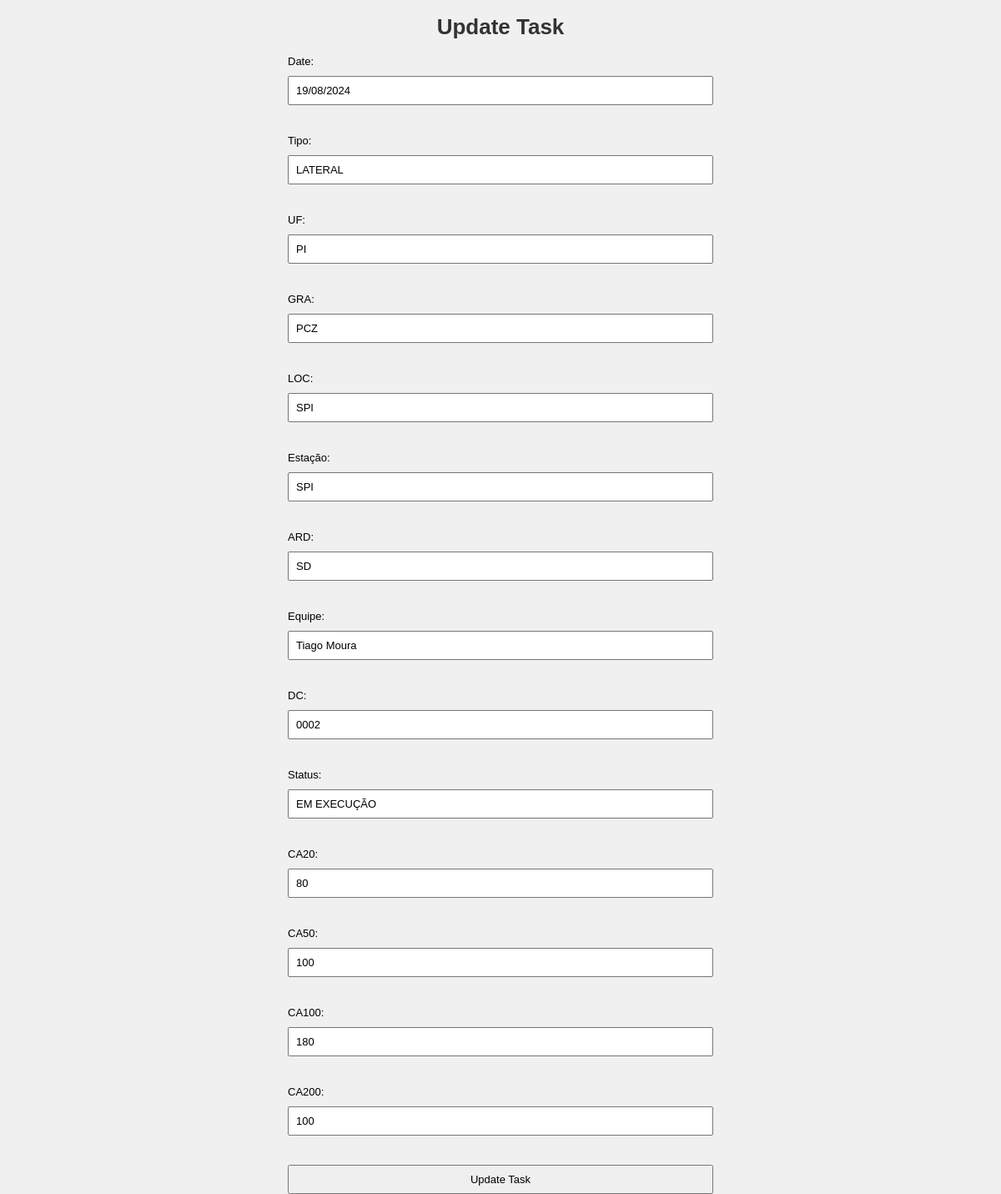
/update/2, run on an earlier commit of the app's database.
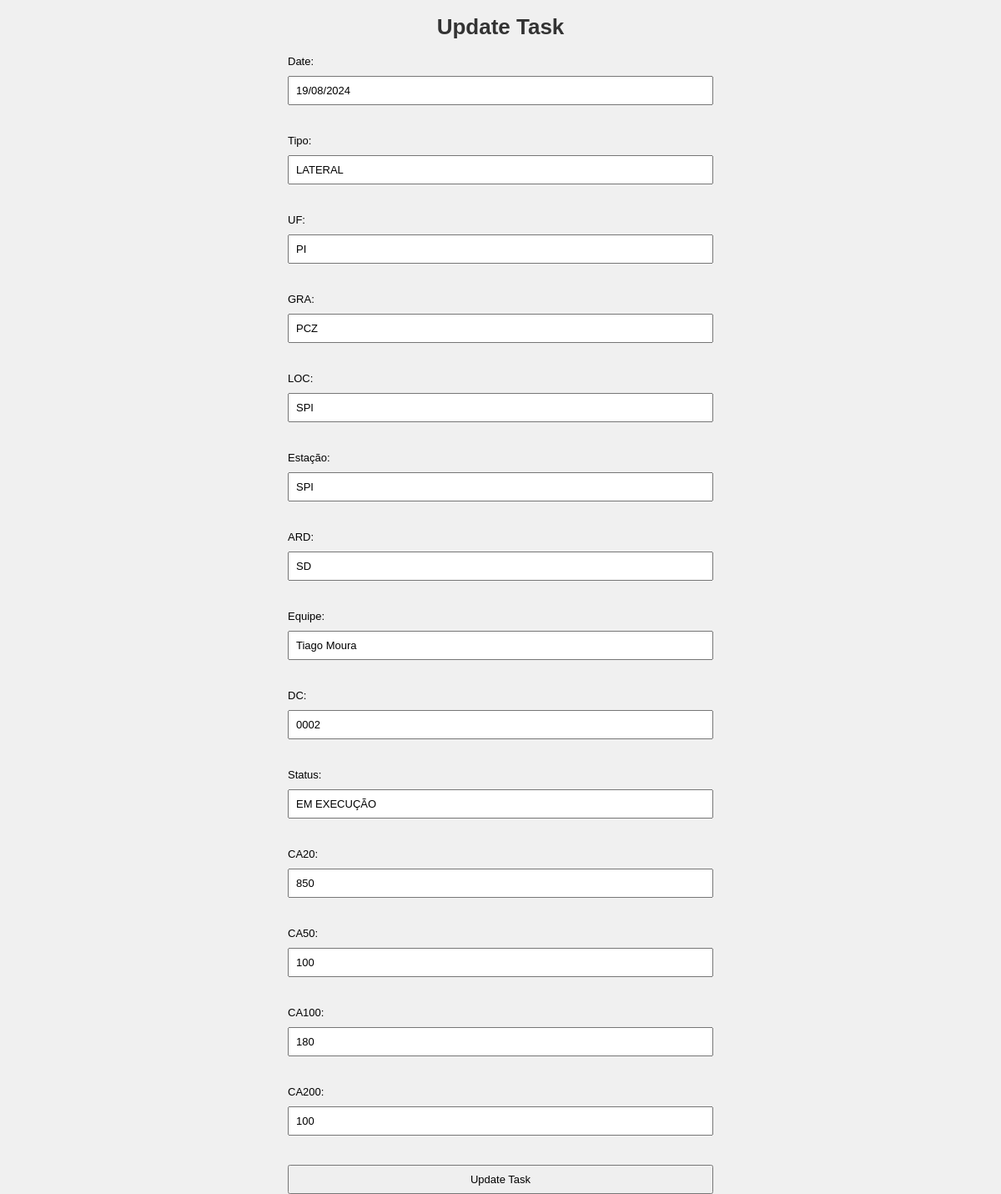
And on a later commit of the database.
### app.py (models this page shows, shortened)
class Task(db.Model):
    id = db.Column(db.Integer, primary_key=True)
    date = db.Column(db.String(50), nullable=False)
    tipo = db.Column(db.String(50), nullable=False)
    chave = db.Column(db.String(200), nullable=False)  # Nova coluna adicionada
    uf = db.Column(db.String(50), nullable=False)
    gra = db.Column(db.String(50), nullable=False)
    loc = db.Column(db.String(50), nullable=False)
    estacao = db.Column(db.String(50), nullable=False)
    ard = db.Column(db.String(50), nullable=False)
    team = db.Column(db.String(50), nullable=False)
    dc = db.Column(db.String(50), nullable=False)
    status = db.Column(db.String(50), nullable=False)
    ca20 = db.Column(db.Integer, nullable=False)
    ca50 = db.Column(db.Integer, nullable=False)
    ca100 = db.Column(db.Integer, nullable=False)
    ca200 = db.Column(db.Integer, nullable=False)
    total = db.Column(db.Integer, nullable=False)

### app.py (the view, shortened to what this page needs)
@app.route('/update/<int:id>', methods=['GET', 'POST'])
def update(id):
    task = Task.query.get_or_404(id)
    return render_template('update.html', task=task)

### templates/update.html
{% extends "layout.html" %}
{% block content %}
    <h1>Update Task</h1>
    <form action="/update/{{ task.id }}" method="POST">
        <label for="date">Date:</label>
        <input type="text" id="date" name="date" value="{{ task.date }}" required><br>
        <label for="tipo">Tipo:</label>
        <input type="text" id="tipo" name="tipo" value="{{ task.tipo }}" required><br>
        <label for="uf">UF:</label>
        <input type="text" id="uf" name="uf" value="{{ task.uf }}" required><br>
        <label for="gra">GRA:</label>
        <input type="text" id="gra" name="gra" value="{{ task.gra }}" required><br>
        <label for="loc">LOC:</label>
        <input type="text" id="loc" name="loc" value="{{ task.loc }}" required><br>
        <label for="estacao">Estação:</label>
        <input type="text" id="estacao" name="estacao" value="{{ task.estacao }}" required><br>
        <label for="ard">ARD:</label>
        <input type="text" id="ard" name="ard" value="{{ task.ard }}" required><br>
        <label for="team">Equipe:</label>
        <input type="text" id="team" name="team" value="{{ task.team }}" required><br>
        <label for="dc">DC:</label>
        <input type="text" id="dc" name="dc" value="{{ task.dc }}" required><br>
        <label for="status">Status:</label>
        <input type="text" id="status" name="status" value="{{ task.status }}" required><br>
        <label for="ca20">CA20:</label>
        <input type="number" id="ca20" name="ca20" value="{{ task.ca20 }}" required><br>
        <label for="ca50">CA50:</label>
        <input type="number" id="ca50" name="ca50" value="{{ task.ca50 }}" required><br>
        <label for="ca100">CA100:</label>
        <input type="number" id="ca100" name="ca100" value="{{ task.ca100 }}" required><br>
        <label for="ca200">CA200:</label>
        <input type="number" id="ca200" name="ca200" value="{{ task.ca200 }}" required><br>
        <button type="submit">Update Task</button>
    </form>
{% endblock %}

What changed in the data, as far as the page shows it:
changed Task "LATERAL": ca20 "80" → "850"
